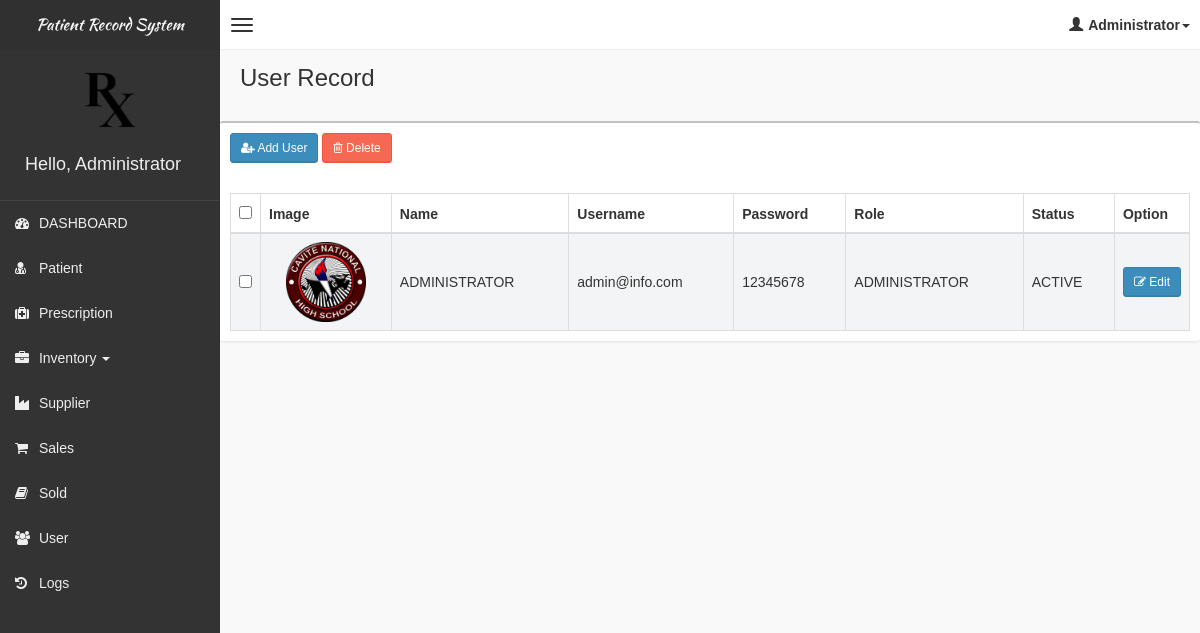
Page /pages/user/user.php (signed in) on the committed database.
### tables this page shows
CREATE TABLE `tbluser` (
  `id` int NOT NULL,
  `name` varchar(100) NOT NULL,
  `username` varchar(100) NOT NULL,
  `password` varchar(100) NOT NULL,
  `role` varchar(100) NOT NULL,
  `active` varchar(10) NOT NULL DEFAULT 'ACTIVE',
  `photo` varchar(100) NOT NULL
);

### pages/user/user.php (the view, shortened to what this page needs)
<!DOCTYPE html>
<html>
    <?php
    if(!isset($_SESSION['role']))
    {
        header("Location: ../../login.php");
    }
    else
    {
    include('../head_css.php'); ?>
    <body class="skin-black">
        <?php
        include "../connection.php";
        ?>
        <?php include('../header.php'); ?>
        <div class="wrapper row-offcanvas row-offcanvas-left">
            <?php include('../sidebar-left.php'); ?>
            <aside class="right-side">
                <section class="content-header">
                    <h1>
                        User Record
                    </h1>
                </section>
                <section class="content">
                    <div class="row">
                            <div class="box">
                                <div class="box-header">
                                    <div style="padding:10px;">
                                        <button class="btn btn-primary btn-sm" data-toggle="modal" data-target="#addModal"><i class="fa fa-user-plus" aria-hidden="true"></i> Add User</button>
                                        <button class="btn btn-danger btn-sm" data-toggle="modal" data-target="#deleteModal"><i class="fa fa-trash-o" aria-hidden="true"></i> Delete</button>
                                    </div>
                                </div>
                                <div class="box-body table-responsive">
                                <form method="post">
                                    <table id="table" class="table table-bordered table-striped">
                                        <thead>
                                            <tr>
                                                <th style="width: 20px !important;"><input type="checkbox" name="chk_delete[]" class="cbxMain" onchange="checkMain(this)"/></th>
                                                <th>Image</th>
                                                <th>Name</th>
                                                <th>Username</th>
                                                <th>Password</th>
                                                <th>Role</th>
                                                <th>Status</th>
                                                <th style="width: 40px !important;">Option</th>
                                            </tr>
                                        </thead>
                                        <tbody>
                                            <?php
                                            $squery = mysqli_query($con, "select * from tbluser");
                                            while($row = mysqli_fetch_array($squery))
                                            {
                                                echo '
                                                <tr>
                                                    <td><input type="checkbox" name="chk_delete[]" class="chk_delete" value="'.$row['id'].'" /></td><td style="text-align: center;">
                                                        <img src="uploads/'.$row['photo'].'" alt="Photo" style="width:80px;height:80px;" />
                                                    </td>
                                                    <td>'.$row['name'].'</td>
                                                    <td>'.$row['username'].'</td>
                                                    <td>'.$row['password'].'</td>
                                                    <td>'.$row['role'].'</td>
                                                    <td>'.$row['active'].'</td>
                                                    <td><button class="btn btn-primary btn-sm" data-target="#editModal'.$row['id'].'" data-toggle="modal"><i class="fa fa-pencil-square-o" aria-hidden="true"></i> Edit</button></td>
                                                </tr>
                                                ';
                                            }
                                            ?>
                                        </tbody>
                                    </table>
                                    </form>
                                </div>
                            </div>
                    </div>
                </section>
            </aside>
        </div>
        <?php }
        include "../footer.php"; ?>
    </body>
</html>

### css/AdminLTE.css (style rules this page uses)
html, body { overflow-x: hidden!important; font-family: 'Source Sans Pro', sans-serif; -webkit-font-smoothing: antialiased; min-height: 100%; background: #f9f9f9; }
.wrapper { min-height: 100%; }
.wrapper:before, .wrapper:after { display: table; content: " "; }
.wrapper:after { clear: both; }
.right-side, .left-side { min-height: 100%; display: block; }
.right-side { background-color: #f9f9f9; margin-left: 220px; }
.content { padding: 20px 15px; background: #f9f9f9; }
h1, h2, h3, h4, h5, h6, .h1, .h2, .h3, .h4, .h5, .h6 { font-family: 'Source Sans Pro', sans-serif; }
img { max-width: 100%important; }
.table-striped > tbody > tr:nth-child(odd) > td, .table-striped > tbody > tr:nth-child(odd) > th { background-color: #f3f4f5; }
.right-side > .content-header { position: relative; padding: 15px 15px 10px 20px; }
.right-side > .content-header > h1 { margin: 0; font-size: 24px; }
.box { position: relative; background: #ffffff; border-top: 2px solid #c1c1c1; margin-bottom: 20px; -webkit-border-radius: 3px; -moz-border-radius: 3px; border-radius: 3px; width: 100%; box-shadow: 0px 1px 3px rgba(0, 0, 0, 0.1); }
.box .box-header { position: relative; -webkit-border-top-left-radius: 3px; -webkit-border-top-right-radius: 3px; -webkit-border-bottom-right-radius: 0; -webkit-border-bottom-left-radius: 0; -moz-border-radius-topleft: 3px; -moz-border-radius-topright: 3px; -moz-border-radius-bottomright: 0; -moz-border-radius-bottomleft: 0; border-top-left-radius: 3px; border-top-right-radius: 3px; border-bottom-right-radius: 0; border-bottom-left-radius: 0; border-bottom: 0px solid #f4f4f4; color: #444; padding-bottom: 10px; }
.box .box-header:before, .box .box-header:after { display: table; content: " "; }
.box .box-header:after { clear: both; }
.box .box-body { padding: 10px; -webkit-border-top-left-radius: 0; -webkit-border-top-right-radius: 0; -webkit-border-bottom-right-radius: 3px; -webkit-border-bottom-left-radius: 3px; -moz-border-radius-topleft: 0; -moz-border-radius-topright: 0; -moz-border-radius-bottomright: 3px; -moz-border-radius-bottomleft: 3px; border-top-left-radius: 0; border-top-right-radius: 0; border-bottom-right-radius: 3px; border-bottom-left-radius: 3px; }
.box .box-body .table { margin-bottom: 0; }
.btn { font-weight: 500; -webkit-border-radius: 3px; -moz-border-radius: 3px; border-radius: 3px; border: 1px solid transparent; -webkit-box-shadow: inset 0px -2px 0px 0px rgba(0, 0, 0, 0.09); -moz-box-shadow: inset 0px -2px 0px 0px rgba(0, 0, 0, 0.09); box-shadow: inset 0px -1px 0px 0px rgba(0, 0, 0, 0.09); }
.btn.btn-primary { background-color: #3c8dbc; border-color: #367fa9; }
.btn.btn-danger { background-color: #f56954; border-color: #f4543c; }
.btn.btn-sm { font-size: 12px; }
.skin-black .right-side > .content-header { background: transparent; box-shadow: none; }

### rows in the picture
tbluser: photo (picture), name "ADMINISTRATOR", username "admin@info.com", password "12345678", role "ADMINISTRATOR", active "ACTIVE"

### other values in the picture
$_SESSION['role'] "Administrator"
